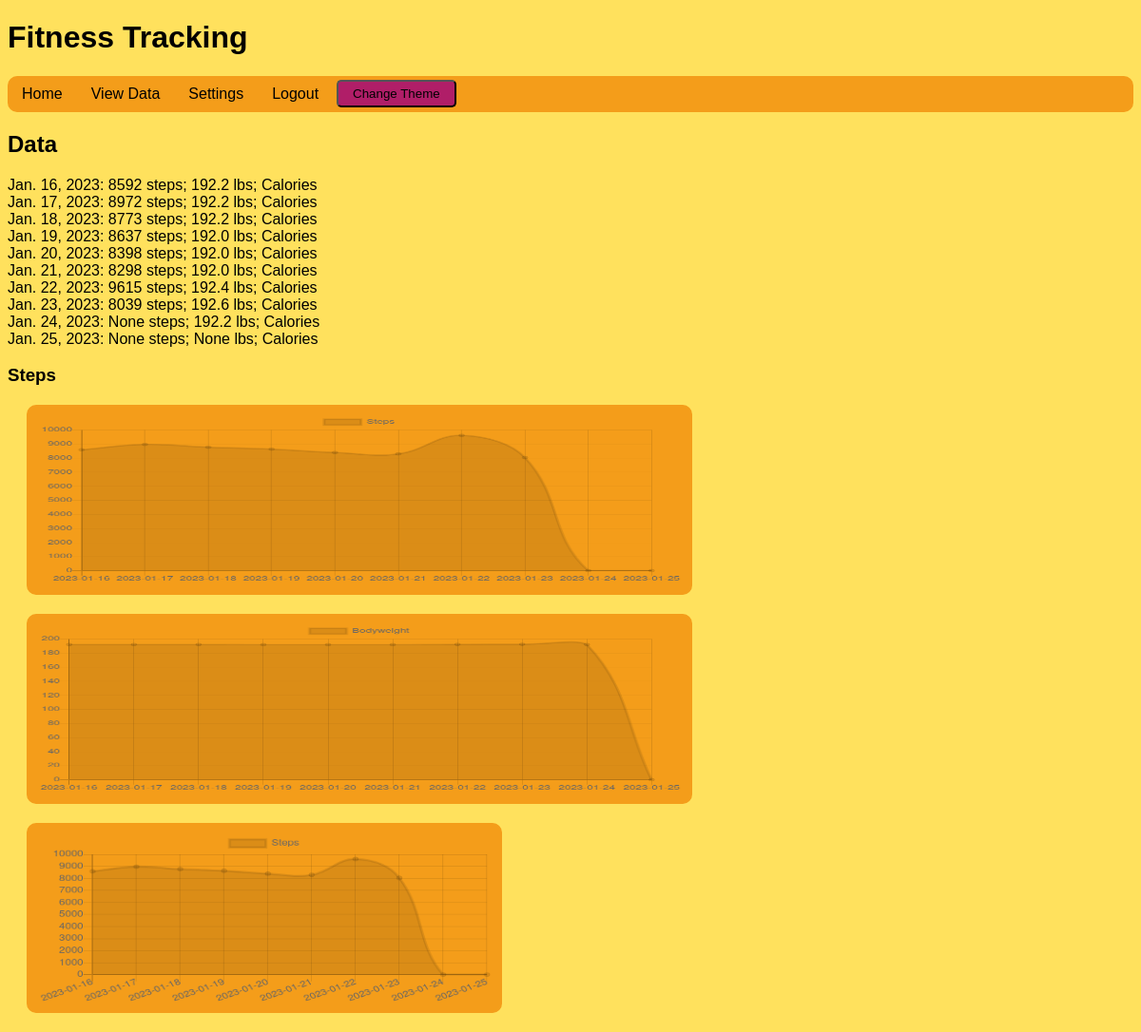
Page /tracking/viewdata (signed in) on the committed database.
### tracking/models.py (models this page shows)
class Metrics(models.Model):
    account = models.ForeignKey(User, on_delete=models.CASCADE)
    date = models.DateField(null=True)
    steps = models.IntegerField(default=None, null=True)
    bodyweight = models.FloatField(default=None, null=True)
    calories = models.IntegerField(default=0, null=True)
    contents = models.TextField(default=None, null=True)
    edited = models.BooleanField(null=True)
    class Meta:
        constraints = [
            models.UniqueConstraint(fields=['account', 'date'], name='unique_day_metric')
        ]

### tracking/views.py (the view)
# urls.py: path('viewdata', views.viewdata, name='viewdata'),
def viewdata(request):
    user = User.objects.get(id=request.user.id)
    join_date = user.date_joined
    today = datetime.date.today()
    metrics = Metrics.objects.filter(account=user).filter(date__range=[join_date, today]).order_by('date')
    i = 1
    dates, bodyweight, steps, calories = [],[],[],[]
    for day in metrics:
        dates.append(day.date.strftime('%Y-%m-%d'))
        print(day.bodyweight)
        print(day.steps)
        print(day.calories)
        if day.steps:
            steps.append(day.steps)
        else:
            steps.append(0)
        if day.bodyweight:
            bodyweight.append(day.bodyweight)
        else:
            bodyweight.append(0)
        calories.append(day.calories)
    context = {
        'metrics': metrics,
        'steps_data': steps,
        'bodyweight_data': bodyweight,
        'calorie_data': calories,
        'dates':dates,
    }
    return render(request, 'tracking/data.html', context)

### tracking/templates/tracking/data.html (shortened to what this page needs)
{% extends "tracking/layout.html" %}
{% block body %}
    <h2>Data</h2>
    {% if user.is_authenticated %}
        {% for metric in metrics %}
        <div>{{metric.date}}: {{metric.steps}} steps; {{metric.bodyweight}} lbs; {{metrics.calories}} Calories</div>
        {% endfor %}
    <h3>Steps</h3>
    <script>
        var config = {
          type: 'line',
          data: {
            datasets: [
                {
                    data: {{ steps_data|safe }},
                    label: 'Steps',
                    fillColor: "rgba(0,0,0,0)",
                    strokeColor: "rgba(220,220,220,1)",
                    pointColor: "rgba(200,122,20,1)",
            },
        ],
            labels: {{ dates|safe }}
          },
          options: {
            responsive: true
          }
        };
    var bodyweight = {
          type: 'line',
          data: {
            datasets: [
                {
                    data: {{ bodyweight_data|safe }},
                    label: 'Bodyweight',
                    fillColor: "rgba(0,0,0,0)",
                    strokeColor: "rgba(220,220,220,1)",
                    pointColor: "rgba(200,122,20,1)",
            },
        ],
            labels: {{ dates|safe }}
          },
          options: {
            responsive: true
          }
        };
        var calorie_data = {
          type: 'line',
          data: {
            datasets: [
                {
                    data: {{ steps_data|safe }},
                    label: 'Steps',
                    fillColor: "rgba(0,0,0,0)",
                    strokeColor: "rgba(220,220,220,1)",
                    pointColor: "rgba(200,122,20,1)",
            },
        ],
            labels: {{ dates|safe }}
          },
          options: {
            responsive: true
          }
        };
        window.onload = function() {
          var ctx1 = document.getElementById('steps_chart').getContext('2d');
          var ctx2 = document.getElementById('bodyweight_chart').getContext('2d');
          var ctx3 = document.getElementById('calories_chart').getContext('2d');
          window.myPie = new Chart(ctx1, config);
          window.myPie = new Chart(ctx2, bodyweight);
          window.myPie = new Chart(ctx3, calorie_data);
        };
      </script>
    <canvas id="steps_chart" style="width:100%;max-width:700px;max-height: 200px;"></canvas>
    <canvas id="bodyweight_chart" style="width:100%;max-width:700px;max-height: 200px"></canvas>
    <canvas id="calories_chart" style="width:100%;max-width:700p; max-height:200px"></canvas>
    {% else %}
    <div>Sign in</div>
    {% endif %}
{% endblock %}

### tracking/templates/tracking/layout.html (shortened to what this page needs)
{% load static %}
<!DOCTYPE html>
<html lang="en" class="darkmode">
    <head>
        <link href="{% static 'styles.css' %}" rel="stylesheet">
    </head>
    <body>
        <h1>Fitness Tracking</h1>
        <div class="flex-container">
        <div class="toolbar">
            <div class="toolbar-item">
                <a href="{% url 'index' %}">Home</a>
            </div>
            {% if user.is_authenticated %}
            <div class="toolbar-item">
                <a href="{% url 'viewdata' %}">View Data</a>
            </div>
            <div class="toolbar-item">
                <a href="{% url 'settings' %}">Settings</a>
            </div>
            <div class="toolbar-item">
                <a href="{% url 'logout' %}">Logout</a>
            </div>
            {% endif %}
        <button id="switch" onclick="changetheme()">Change Theme</button>
        </div></div>
            {% block body %}
            {% endblock %}
    </body>
</html>

### tracking/static/styles.css (style rules this page uses)
.lightmode { --backgroundcolor: #FFE15D; --textcolor: rgb(0, 0, 0); --bordercolor: #F49D1A; --secondarybackground: #F49D1A; --highlightcolor: #DC3535; --selectedcolor: #757575; --buttoncolor: #B01E68; --buttoncolorhover: #b6487f; }
* { box-sizing: border-box; }
body { font: 16px Arial; background-color: var(--backgroundcolor); color: var(--textcolor); }
.flex-container { display: flex ; flex-direction: row; flex-wrap: wrap; justify-content: center; }
canvas { background: var(--secondarybackground); margin: 20px; padding:10px; border-radius: 10px; color: var(--textcolor); max-width: 500px; }
.toolbar { display: flex; width: 100%; border-radius: 10px; border-radius: 10px; background-color: var(--secondarybackground); overflow: hidden; }
.toolbar-item { display: block; width: 100%; height:100%; padding: 10px; padding-left: 15px; padding-right: 15px; width: fit-content; }
a { color: var(--textcolor); text-decoration: none; }
button { padding: 5px; color: var(--textcolor); background: var(--buttoncolor); border-radius: 5px; padding-left: 15px; padding-right: 15px; border-color: black; margin: 4px; margin-bottom: 5px; }

### rows in the picture
Metrics: date "Jan. 16, 2023", steps "8592", bodyweight "192.2"
Metrics: date "Jan. 17, 2023", steps "8972", bodyweight "192.2"
Metrics: date "Jan. 18, 2023", steps "8773", bodyweight "192.2"
Metrics: date "Jan. 19, 2023", steps "8637", bodyweight "192.0"
Metrics: date "Jan. 20, 2023", steps "8398", bodyweight "192.0"
Metrics: date "Jan. 21, 2023", steps "8298", bodyweight "192.0"
Metrics: date "Jan. 22, 2023", steps "9615", bodyweight "192.4"
Metrics: date "Jan. 23, 2023", steps "8039", bodyweight "192.6"
Metrics: date "Jan. 24, 2023", steps "None", bodyweight "192.2"
Metrics: date "Jan. 25, 2023", steps "None", bodyweight "None"

### other values in the picture
chart data {{ steps_data|safe }} [8592, 8972, 8773, 8637, 8398, 8298, 9615, 8039, 0, 0]
chart data {{ dates|safe }} ['2023-01-16', '2023-01-17', '2023-01-18', '2023-01-19', '2023-01-20', '2023-01-21', '2023-01-22', '2023-01-23', '2023-01-24', '2023-01-25']
chart data {{ bodyweight_data|safe }} [192.2, 192.2, 192.2, 192.0, 192.0, 192.0, 192.4, 192.6, 192.2, 0]
